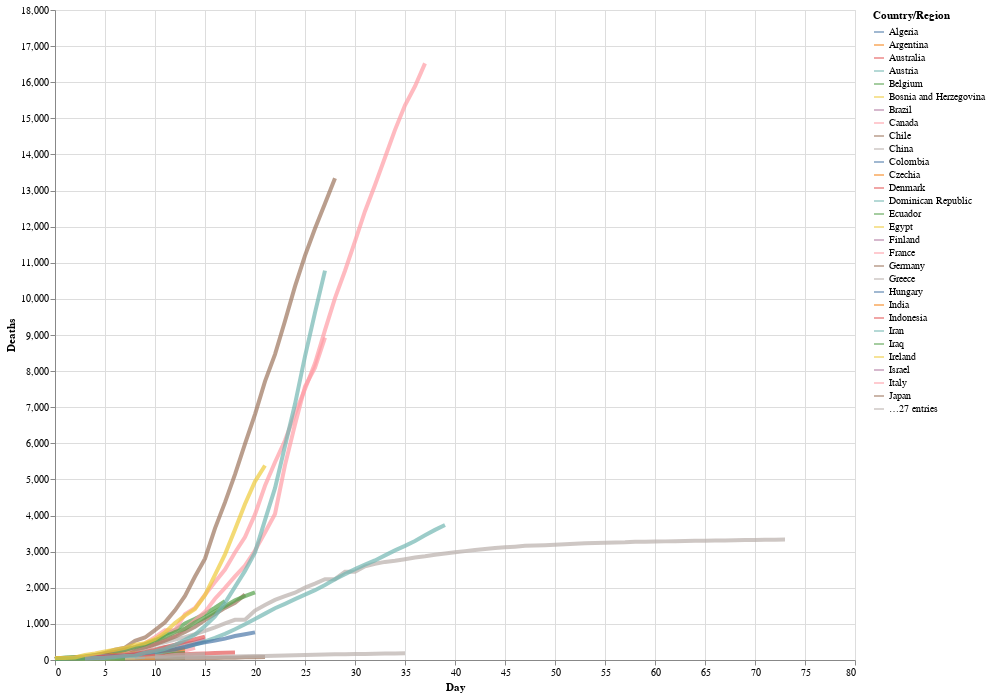

Source (notebook cell):
### Markdown cell above
We can now customize the code to thicken the line width, to alter the opacity, and to make the chart larger:

### Code cell
# altair plot 
alt.Chart(deaths_long).mark_line(strokeWidth=4, opacity=0.7).encode(
    x='Day',
    y='Deaths',
    color='Country/Region'
).properties(
    width=800,
    height=650
)

### Figure 1 — Vega-Lite specification as saved in the notebook (floating-point values rounded to 4 significant figures; data arrays with more than 128 entries replaced by an {"elided": "..."} marker saying what was removed)
{"config": {"view": {"continuousWidth": 400, "continuousHeight": 300}}, "data": {"name": "data-5239569ca40df81e442f543b2aa56e18"}, "mark": {"type": "line", "opacity": 0.7, "strokeWidth": 4}, "encoding": {"color": {"type": "nominal", "field": "Country/Region"}, "x": {"type": "quantitative", "field": "Day"}, "y": {"type": "quantitative", "field": "Deaths"}}, "height": 650, "width": 800, "$schema": "https://vega.github.io/schema/vega-lite/v4.8.1.json", "datasets": {"data-5239569ca40df81e442f543b2aa56e18": {"elided": "4256 records"}}}
